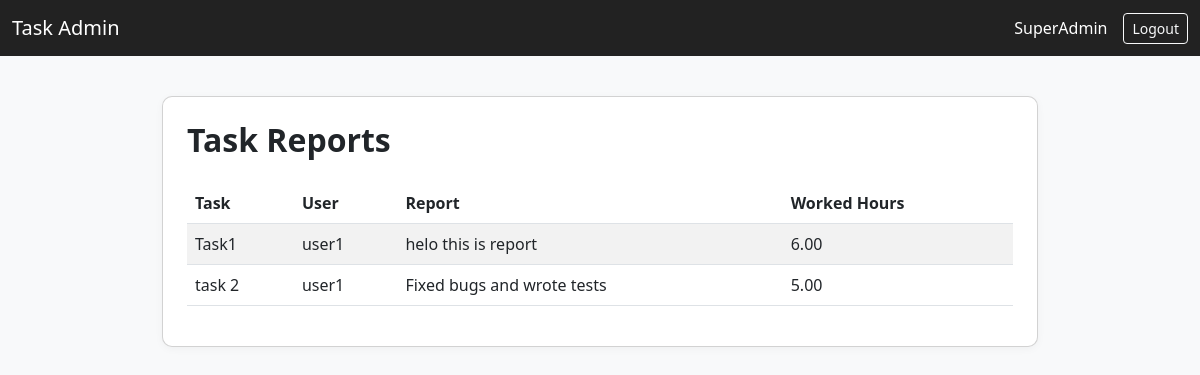
Before: /adminpanel/task-reports/ (signed in) with the older database file.
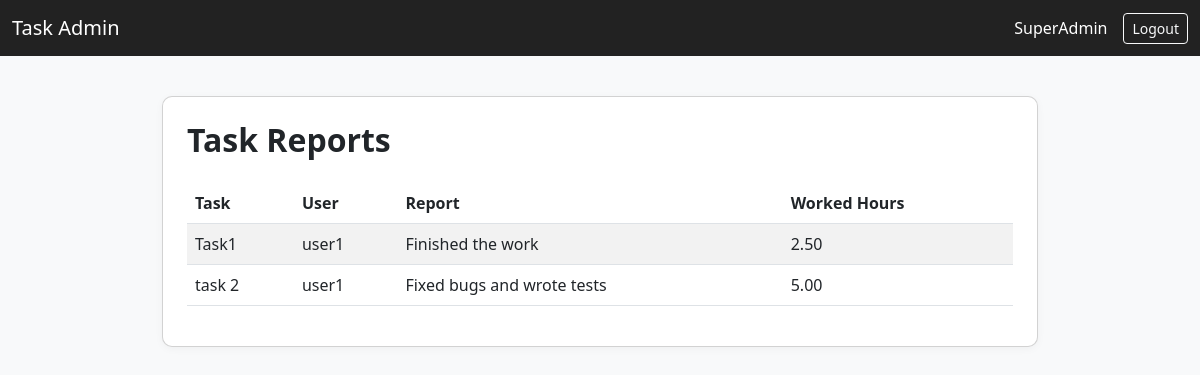
After: the same page with the newer database file.
### tasks/models.py (models this page shows, shortened)
class Task(models.Model):
	STATUS_CHOICES = [
		('pending', 'Pending'),
		('in_progress', 'In Progress'),
		('completed', 'Completed'),
	]
	title = models.CharField(max_length=255)
	description = models.TextField()
	assigned_to = models.ForeignKey(settings.AUTH_USER_MODEL, on_delete=models.CASCADE, related_name='tasks')
	assigned_by = models.ForeignKey(settings.AUTH_USER_MODEL, null=True, blank=True, on_delete=models.SET_NULL, related_name='assigned_tasks')
	due_date = models.DateField()
	status = models.CharField(max_length=20, choices=STATUS_CHOICES, default='pending')
	completion_report = models.TextField(blank=True, null=True)
	worked_hours = models.DecimalField(max_digits=5, decimal_places=2, blank=True, null=True)
	created_at = models.DateTimeField(auto_now_add=True)
	updated_at = models.DateTimeField(auto_now=True)

### accounts/models.py (models this page shows, shortened)
class User(AbstractUser):
	ROLE_CHOICES = [
		('user', 'User'),
		('admin', 'Admin'),
		('superadmin', 'SuperAdmin'),
	]
	role = models.CharField(max_length=20, choices=ROLE_CHOICES, default='user')
	assigned_admin = models.ForeignKey('self', null=True, blank=True, on_delete=models.SET_NULL, limit_choices_to={'role': 'admin'}, related_name='assigned_users')

### adminpanel/views.py (the view)
# urls.py: path('task-reports/', views.task_reports, name='task_reports'),
@login_required
def task_reports(request):
    if is_superadmin(request.user):
        reports = Task.objects.filter(status='completed')
    elif is_admin(request.user):
        reports = Task.objects.filter(status='completed', assigned_to__assigned_admin=request.user)
    else:
        return HttpResponseForbidden()
    return render(request, 'adminpanel/task_reports.html', {'reports': reports})

### adminpanel/views.py (called while the page is built)
def is_superadmin(user):
    return user.is_authenticated and user.role == 'superadmin'

### adminpanel/templates/adminpanel/task_reports.html
{% extends 'base.html' %}
{% block content %}
<h2 class="mb-4">Task Reports</h2>
<table class="table table-striped">
    <thead>
        <tr><th>Task</th><th>User</th><th>Report</th><th>Worked Hours</th></tr>
    </thead>
    <tbody>
    {% for report in reports %}
    <tr>
        <td>{{ report.title }}</td>
        <td>{{ report.assigned_to.username }}</td>
        <td>{{ report.completion_report }}</td>
        <td>{{ report.worked_hours }}</td>
    </tr>
    {% endfor %}
    </tbody>
</table>
{% endblock %}

Changed rows visible on the page:
changed Task "Task1": completion_report "helo this is report" → "Finished the work"; worked_hours "6.00" → "2.50"
